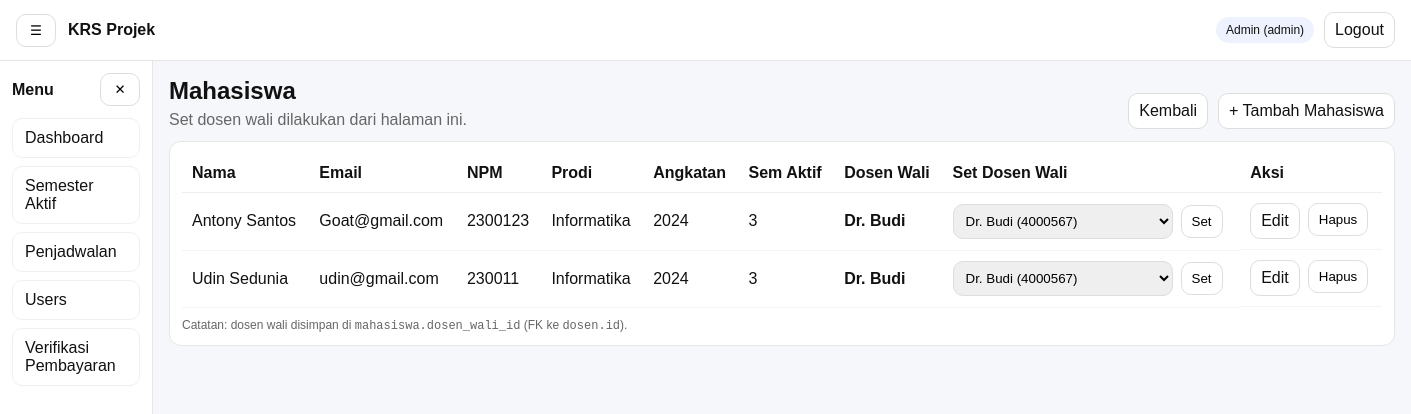
The page /admin/users/index_mahasiswa.php (signed in) on the database its author committed.
### tables this page shows
CREATE TABLE `mahasiswa` (
  `id` int(11) NOT NULL,
  `user_id` int(11) NOT NULL,
  `npm` varchar(30) NOT NULL,
  `prodi` varchar(120) NOT NULL,
  `semester_aktif` tinyint(3) UNSIGNED NOT NULL DEFAULT 1,
  `angkatan` year(4) NOT NULL,
  `dosen_wali_id` int(11) DEFAULT NULL,
  `no_hp` varchar(30) DEFAULT NULL,
  `alamat` text DEFAULT NULL,
  `created_at` timestamp NOT NULL DEFAULT current_timestamp(),
  `updated_at` timestamp NULL DEFAULT NULL ON UPDATE current_timestamp()
);

CREATE TABLE `users` (
  `id` int(11) NOT NULL,
  `name` varchar(120) NOT NULL,
  `email` varchar(120) NOT NULL,
  `role` enum('admin','mahasiswa','dosen') NOT NULL,
  `password_hash` varchar(255) NOT NULL,
  `created_at` timestamp NOT NULL DEFAULT current_timestamp()
);

### includes/functions.php (called while the page is built, shortened)
<?php
function e(?string $str): string {
  return htmlspecialchars((string)$str, ENT_QUOTES, 'UTF-8');
}
function url(string $path = ''): string {
  $path = ltrim($path, '/');
  return APP_URL . ($path ? '/' . $path : '');
}

### includes/auth.php (called while the page is built, shortened)
<?php
require_once __DIR__ . '/functions.php';
function auth_user(): ?array {
  return $_SESSION['user'] ?? null;
}

### admin/users/index_mahasiswa.php (the view, shortened to what this page needs)
<?php
require_once __DIR__ . '/../../includes/auth.php';
require_once __DIR__ . '/../../includes/functions.php';
$pdo = db();
$dosenList = [];
try {
  $st = $pdo->query("
    SELECT d.id AS dosen_id, u.name AS dosen_nama, d.nidn
    FROM dosen d
    JOIN users u ON u.id = d.user_id
    ORDER BY u.name ASC
  ");
  $dosenList = $st->fetchAll();
} catch (Throwable $e) {
  if (APP_DEBUG) flash_set('global', 'DB error dosen: '.$e->getMessage(), 'warning');
}
$rows = [];
try {
  $st = $pdo->prepare("
    SELECT
      u.id, u.name, u.email, u.created_at,
      m.npm, m.prodi, m.semester_aktif, m.angkatan, m.dosen_wali_id,
      uw.name AS dosen_wali_nama
    FROM users u
    LEFT JOIN mahasiswa m ON m.user_id = u.id
    LEFT JOIN dosen dw ON dw.id = m.dosen_wali_id
    LEFT JOIN users uw ON uw.id = dw.user_id
    WHERE u.role='mahasiswa'
    ORDER BY u.id DESC
  ");
  $st->execute();
  $rows = $st->fetchAll();
} catch (Throwable $e) {
  if (APP_DEBUG) flash_set('global', 'DB error: '.$e->getMessage(), 'warning');
}
?>
<?php include __DIR__ . '/../../partials/header.php'; ?>
<?php include __DIR__ . '/../../partials/navbar.php'; ?>
<div class="layout">
  <?php include __DIR__ . '/../../partials/sidebar.php'; ?>
  <main class="content">
    <div style="display:flex;justify-content:space-between;gap:10px;flex-wrap:wrap;align-items:end;">
      <div>
        <h2 style="margin:0;">Mahasiswa</h2>
        <div style="color:#666;margin-top:6px;">Set dosen wali dilakukan dari halaman ini.</div>
      </div>
      <div style="display:flex;gap:10px;flex-wrap:wrap;">
        <a class="btn" href="<?= e(url('admin/users/index.php')) ?>">Kembali</a>
        <a class="btn" href="<?= e(url('admin/users/add.php?role=mahasiswa')) ?>">+ Tambah Mahasiswa</a>
      </div>
    </div>
    <section style="background:#fff;border:1px solid #e6e6e6;border-radius:12px;padding:12px;margin-top:12px;">
      <div style="overflow:auto;">
        <table style="width:100%;border-collapse:collapse;min-width:1200px;">
          <thead>
            <tr>
              <th style="text-align:left;border-bottom:1px solid #eee;padding:10px;">Nama</th>
              <th style="text-align:left;border-bottom:1px solid #eee;padding:10px;">Email</th>
              <th style="text-align:left;border-bottom:1px solid #eee;padding:10px;">NPM</th>
              <th style="text-align:left;border-bottom:1px solid #eee;padding:10px;">Prodi</th>
              <th style="text-align:left;border-bottom:1px solid #eee;padding:10px;">Angkatan</th>
              <th style="text-align:left;border-bottom:1px solid #eee;padding:10px;">Sem Aktif</th>
              <th style="text-align:left;border-bottom:1px solid #eee;padding:10px;">Dosen Wali</th>
              <th style="text-align:left;border-bottom:1px solid #eee;padding:10px;">Set Dosen Wali</th>
              <th style="text-align:left;border-bottom:1px solid #eee;padding:10px;">Aksi</th>
            </tr>
          </thead>
          <tbody>
            <?php if (!$rows): ?>
              <tr><td colspan="10" style="padding:12px;color:#666;">Belum ada mahasiswa.</td></tr>
            <?php else: ?>
              <?php foreach ($rows as $r): ?>
                <tr>
                  <td style="padding:10px;border-bottom:1px solid #f3f3f3;"><?= e($r['name']) ?></td>
                  <td style="padding:10px;border-bottom:1px solid #f3f3f3;"><?= e($r['email']) ?></td>
                  <td style="padding:10px;border-bottom:1px solid #f3f3f3;"><?= e((string)$r['npm']) ?></td>
                  <td style="padding:10px;border-bottom:1px solid #f3f3f3;"><?= e((string)$r['prodi']) ?></td>
                  <td style="padding:10px;border-bottom:1px solid #f3f3f3;"><?= e((string)$r['angkatan']) ?></td>
                  <td style="padding:10px;border-bottom:1px solid #f3f3f3;"><?= e((string)$r['semester_aktif']) ?></td>
                  <td style="padding:10px;border-bottom:1px solid #f3f3f3;">
                    <?= $r['dosen_wali_nama'] ? '<b>'.e($r['dosen_wali_nama']).'</b>' : '<span style="color:#666;">-</span>' ?>
                  </td>
                  <td style="padding:10px;border-bottom:1px solid #f3f3f3;">
                    <form method="post" style="margin:0;display:flex;gap:8px;align-items:center;">
                      <select name="dosen_wali_id" style="padding:8px;border:1px solid #ddd;border-radius:10px;min-width:220px;">
                        <?php foreach ($dosenList as $d): ?>
                          <?php $selected = ((int)$r['dosen_wali_id'] === (int)$d['dosen_id']) ? 'selected' : ''; ?>
                          <option value="<?= (int)$d['dosen_id'] ?>" <?= $selected ?>>
                            <?= e($d['dosen_nama']) ?><?= $d['nidn'] ? ' ('.$d['nidn'].')' : '' ?>
                          </option>
                        <?php endforeach; ?>
                      </select>
                      <button class="btn" type="submit">Set</button>
                    </form>
                  </td>
                  <td style="padding:10px;border-bottom:1px solid #f3f3f3;display:flex;gap:8px;flex-wrap:wrap;">
                    <a class="btn" href="<?= e(url('admin/users/edit.php?id='.(int)$r['id'])) ?>">Edit</a>
                    <form method="post" action="<?= e(url('admin/users/delete.php')) ?>" style="margin:0;">
                      <button class="btn" type="submit" onclick="return confirm('Hapus mahasiswa ini?')">Hapus</button>
                    </form>
                  </td>
                </tr>
              <?php endforeach; ?>
            <?php endif; ?>
          </tbody>
        </table>
      </div>
      <div style="color:#666;font-size:12px;margin-top:10px;">
        Catatan: dosen wali disimpan di <code>mahasiswa.dosen_wali_id</code> (FK ke <code>dosen.id</code>).
      </div>
    </section>
  </main>
</div>
<?php include __DIR__ . '/../../partials/footer.php'; ?>

### partials/header.php (shortened to what this page needs)
<?php require_once __DIR__ . '/../includes/functions.php'; ?>
<!doctype html>
<html lang="id">
<head>
  <link rel="stylesheet" href="<?= e(url('assets/css/style.css')) ?>">
</head>
<body>

### partials/navbar.php
<?php
require_once __DIR__ . '/../includes/auth.php';
$u = auth_user();
?>
<header class="navbar">
  <button class="btn-icon" id="btnSidebar" type="button" aria-label="Toggle sidebar">☰</button>
  <div class="navbar-title"><?= e(APP_NAME) ?></div>
  <div class="navbar-right">
    <?php if ($u): ?>
      <span class="user-pill"><?= e($u['name']) ?> (<?= e($u['role']) ?>)</span>
      <a class="btn" href="<?= e(url('logout.php')) ?>">Logout</a>
    <?php endif; ?>
  </div>
</header>

### partials/sidebar.php (shortened to what this page needs)
<?php
require_once __DIR__ . '/../includes/auth.php';
$u = auth_user();
$role = $u['role'] ?? 'mahasiswa';
$menuPath = __DIR__ . '/../data/menu.json';
$menuRaw = file_exists($menuPath) ? file_get_contents($menuPath) : '{}';
$menu = json_decode($menuRaw, true);
$items = $menu[$role] ?? [];
?>
<aside class="sidebar" id="sidebar">
  <div class="sidebar-head">
    <div class="sidebar-title">Menu</div>
    <button class="btn-icon" id="btnCloseSidebar" type="button" aria-label="Close sidebar">✕</button>
  </div>
  <nav class="sidebar-nav">
    <?php foreach ($items as $it): ?>
      <a class="sidebar-link" href="<?= e(url($it['path'])) ?>"><?= e($it['label']) ?></a>
    <?php endforeach; ?>
  </nav>
</aside>

### partials/footer.php (shortened to what this page needs)
</body>
</html>

### assets/css/style.css (style rules this page uses)
* { box-sizing: border-box; }
body { margin: 0; font-family: Arial, sans-serif; background:#f6f7fb; color:#111; }
a { text-decoration: none; color: inherit; }
.navbar { display:flex; align-items:center; gap:12px; padding:12px 16px; background:#fff; border-bottom:1px solid #e6e6e6; position: sticky; top: 0; z-index: 20; }
.navbar-title { font-weight:700; }
.navbar-right { margin-left:auto; display:flex; align-items:center; gap:10px; }
.user-pill { font-size:12px; padding:6px 10px; background:#eef2ff; border-radius:999px; }
.btn, .btn-icon { border:1px solid #ddd; background:#fff; border-radius:10px; padding:8px 10px; cursor:pointer; }
.btn-icon { width:40px; }
.layout { display:flex; min-height: calc(100vh - 56px); }
.content { flex:1; padding: 16px; }
.sidebar { width: 260px; background:#fff; border-right:1px solid #e6e6e6; padding: 12px; }
.sidebar-head { display:flex; align-items:center; justify-content:space-between; }
.sidebar-title { font-weight:700; }
.sidebar-nav { display:flex; flex-direction:column; gap:8px; margin-top: 12px; }
.sidebar-link { padding:10px 12px; border-radius:10px; border:1px solid #f0f0f0; }

### rows shown on the page
mahasiswa: user.name "Antony Santos", user.email "Goat@gmail.com", npm "2300123", prodi "Informatika", angkatan "2024", semester_aktif "3", users.name "Dr. Budi"
mahasiswa: user.name "Udin Sedunia", user.email "udin@gmail.com", npm "230011", prodi "Informatika", angkatan "2024", semester_aktif "3", users.name "Dr. Budi"

### other values the page prints
APP_NAME "KRS Projek"
$u['name'] "Admin"
$u['role'] "admin"
$it['label'] "Dashboard"
$it['label'] "Semester Aktif"
$it['label'] "Penjadwalan"
$it['label'] "Users"
$it['label'] "Verifikasi Pembayaran"
form field dosen_wali_id "Dr. Budi (4000567)"
